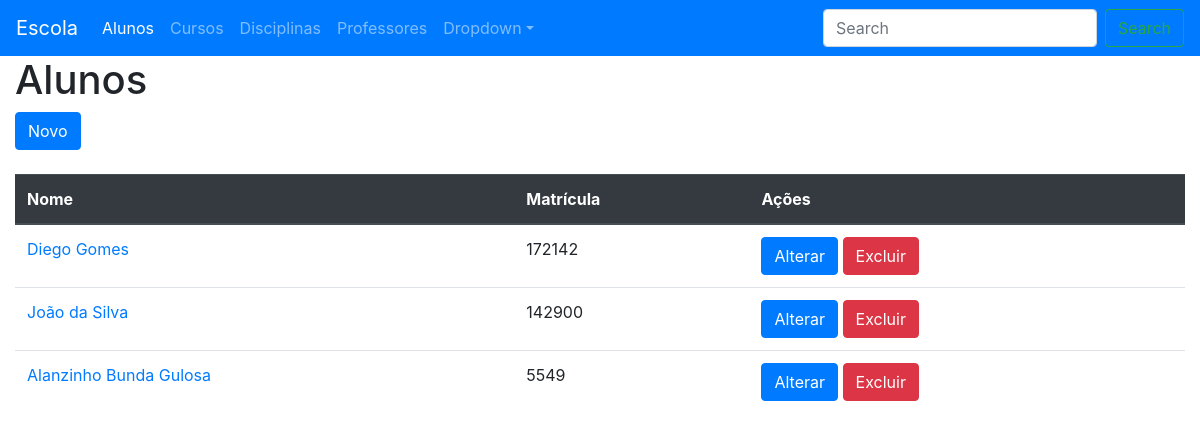
Before: /alunos/ with the older database file.
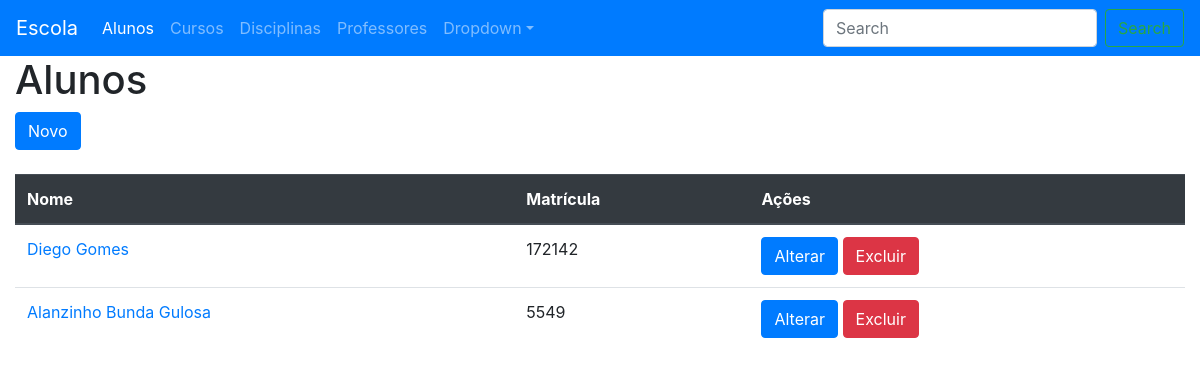
After: the same page with the newer database file.
### escola/models.py (models this page shows, shortened)
class Aluno(models.Model):
    nome = models.CharField(max_length=100)
    matricula = models.IntegerField(verbose_name='Matrícula')
    telefone = models.CharField(max_length=20)
    email = models.EmailField()

### escola/views.py (the view)
# urls.py: path('alunos/', views.AlunoListView.as_view(), name='lista-alunos'),
class AlunoListView(ListView):
    model = Aluno

### escola/templates/escola/aluno_list.html
{% extends 'escola/base.html' %}
{% block content %}
<h1>Alunos</h1>
<a name="" id="" class="btn btn-primary" href="{% url 'novo-aluno' %}" role="button">Novo</a><br>
<table class="table"><br>
    <thead class="thead-dark">
        <tr>
            <th>Nome</th>
            <th>Matrícula</th>
            <th>Ações</th>
        </tr>
    </thead>
    <tbody>
{% for aluno in aluno_list %}
        <tr>
            <td scope="row"><a href="{% url 'detalhe-aluno' aluno.id %}">{{ aluno.nome }}</a></td>
            <td>{{ aluno.matricula }}</td>
            <td><a name="" id="" class="btn btn-primary" href="{% url 'alterar-aluno' aluno.id %}" role="button">Alterar</a>
            <a name="" id="" class="btn btn-danger" href="{% url 'excluir-aluno' aluno.id %}" role="button">Excluir</a></td>
        </tr>
{% endfor %}
    </tbody>
</table>
{% endblock content %}

Changed rows visible on the page:
removed Aluno: nome "João da Silva", matricula "142900"
